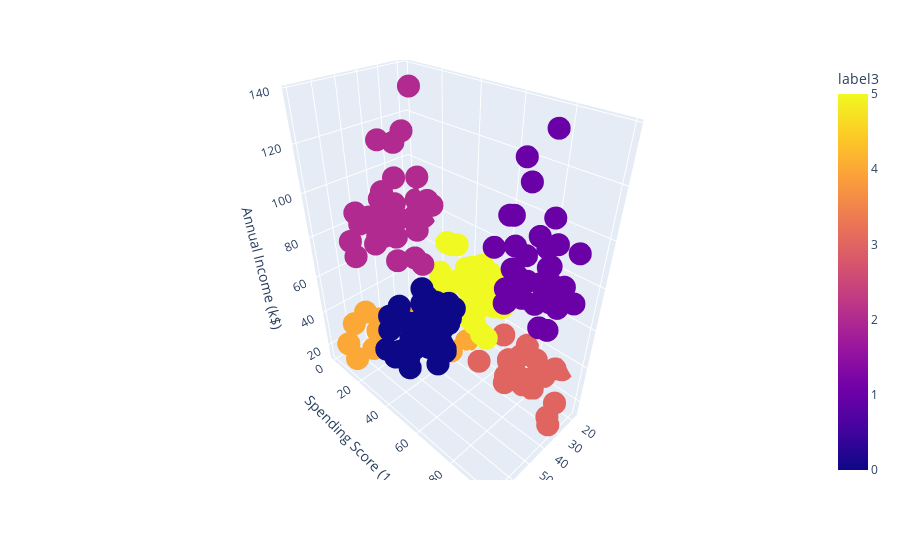

Notebook code for this chart:
### Code cell
fig = px.scatter_3d(df, x=df['Age'], y=df['Spending Score (1-100)'], z=df['Annual Income (k$)'],
              color=df['label3'])
fig.show()

### Figure 1 — Plotly figure (JSON) as saved in the notebook; plotly's stock layout.template omitted (floating-point values rounded to 4 significant figures; data arrays with more than 128 entries replaced by an {"elided": "..."} marker saying what was removed)
{"data": [{"hovertemplate": "Age=%{x}<br>Spending Score (1-100)=%{y}<br>Annual Income (k$)=%{z}<br>label3=%{marker.color}<extra></extra>", "legendgroup": "", "marker": {"color": {"elided": "200 int values"}, "coloraxis": "coloraxis", "symbol": "circle"}, "mode": "markers", "name": "", "scene": "scene", "showlegend": false, "type": "scatter3d", "x": {"elided": "200 int values"}, "y": {"elided": "200 int values"}, "z": {"elided": "200 int values"}}], "layout": {"coloraxis": {"colorbar": {"title": {"text": "label3"}}, "colorscale": [[0, "#0d0887"], [0.1111, "#46039f"], [0.2222, "#7201a8"], [0.3333, "#9c179e"], [0.4444, "#bd3786"], [0.5556, "#d8576b"], [0.6667, "#ed7953"], [0.7778, "#fb9f3a"], [0.8889, "#fdca26"], [1, "#f0f921"]]}, "legend": {"tracegroupgap": 0}, "margin": {"t": 60}, "scene": {"domain": {"x": [0, 1], "y": [0, 1]}, "xaxis": {"title": {"text": "Age"}}, "yaxis": {"title": {"text": "Spending Score (1-100)"}}, "zaxis": {"title": {"text": "Annual Income (k$)"}}}}}
